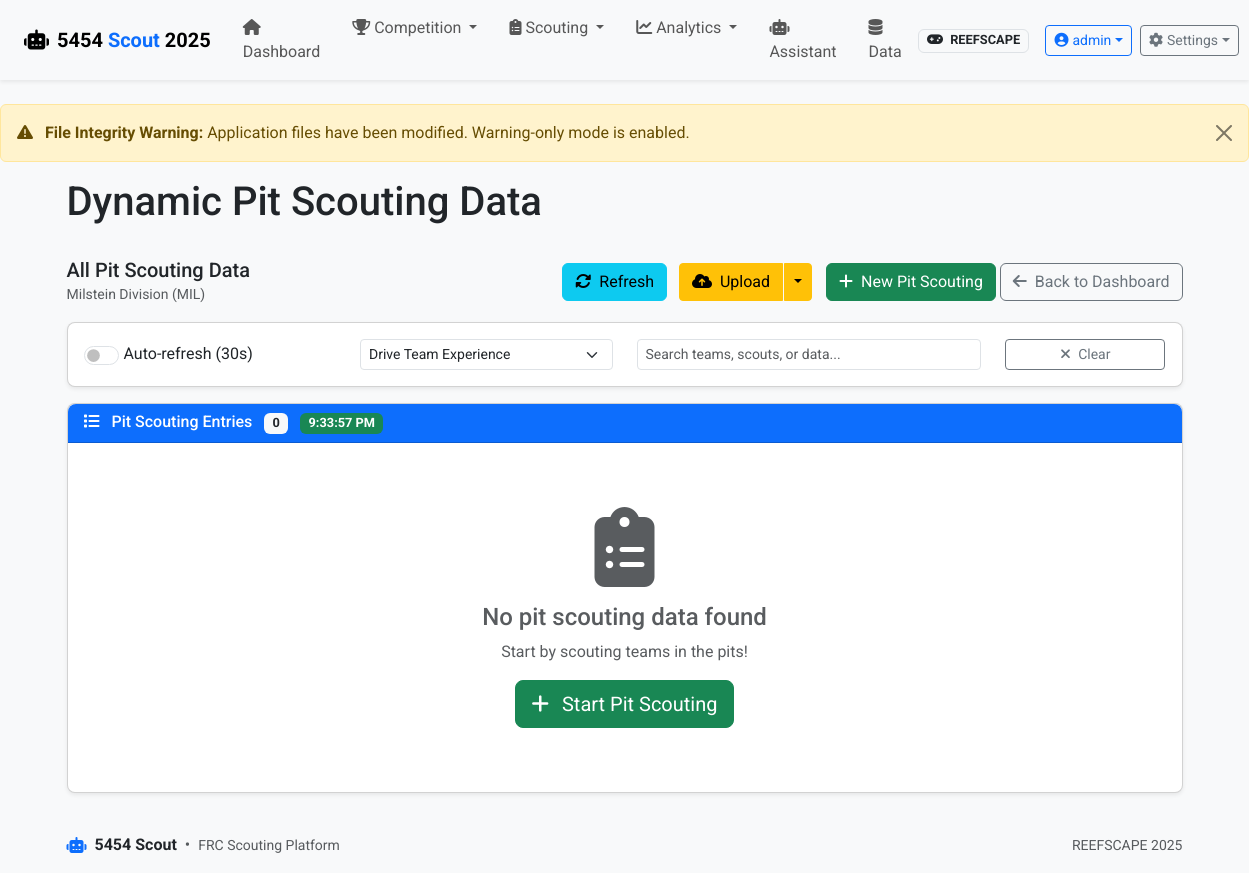
Before: /pit-scouting/list-dynamic (signed in) with the older database file.
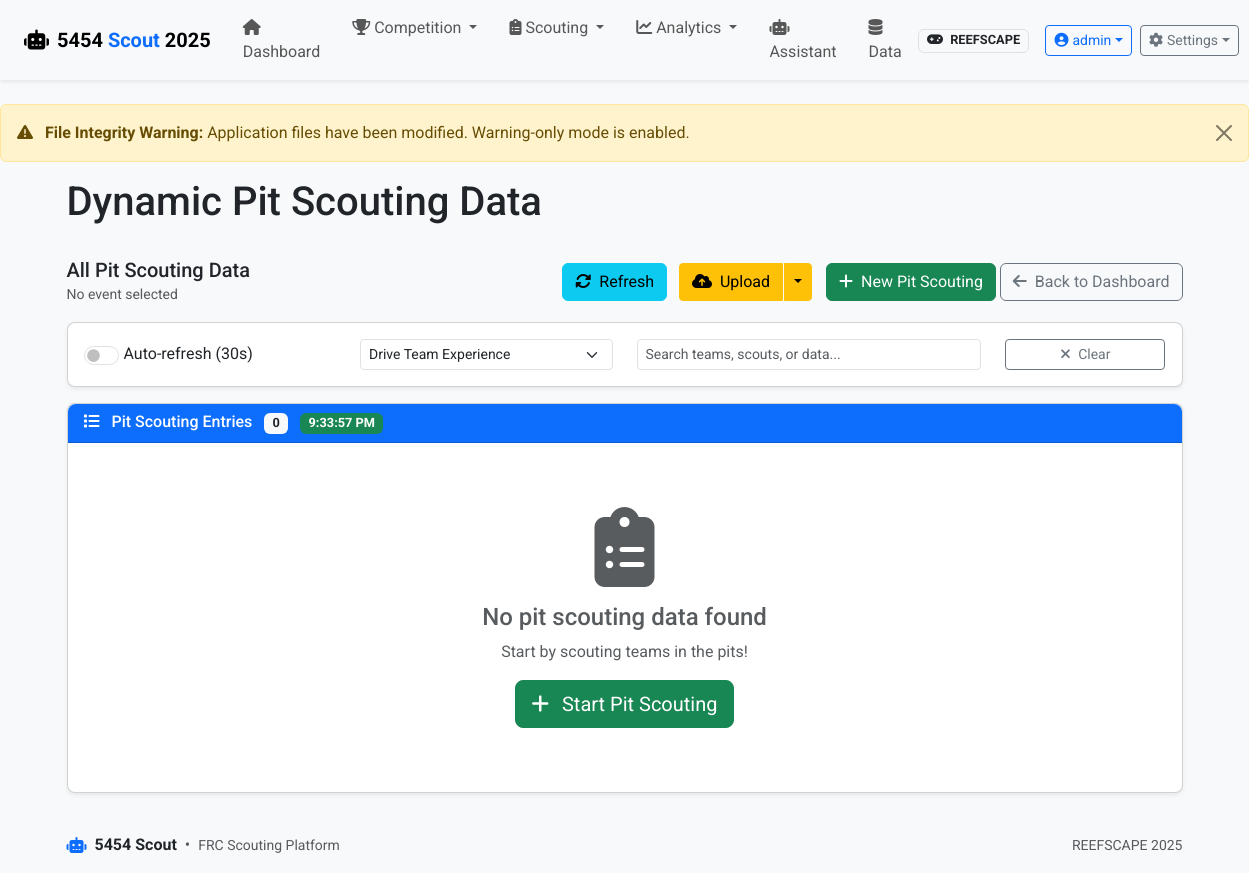
After: the same page with the newer database file.
### app/models.py (models this page shows, shortened)
class Event(db.Model):
    id = db.Column(db.Integer, primary_key=True)
    name = db.Column(db.String(100), nullable=False)
    code = db.Column(db.String(20), unique=True)  # Event code like "CALA" or "NYRO"
    location = db.Column(db.String(100))
    start_date = db.Column(db.Date)
    end_date = db.Column(db.Date)
    year = db.Column(db.Integer, nullable=False)
    matches = db.relationship('Match', backref='event', lazy=True)

### app/routes/pit_scouting.py (the view)
@bp.route('/list-dynamic')
@login_required
def list_dynamic():
    pit_config = load_pit_config()
    game_config = current_app.config.get('GAME_CONFIG', {})
    current_event_code = game_config.get('current_event_code')
    current_event = None
    if current_event_code:
        current_event = Event.query.filter_by(code=current_event_code).first()
    return render_template('scouting/pit_list_dynamic.html',
                          pit_config=pit_config,
                          current_event=current_event)

### app/models.py (called while the page is built)
    def has_role(self, role_name):
        return any(role.name == role_name for role in self.roles)

### app/routes/auth.py (called while the page is built)
@bp.app_context_processor
def inject_auth_vars():
    return {
        'current_user': current_user,
        'user_has_role': lambda role: current_user.is_authenticated and current_user.has_role(role)
    }

### app/routes/pit_scouting.py (called while the page is built)
def load_pit_config():
    try:
        config_path = os.path.join(os.getcwd(), 'config', 'pit_config.json')
        with open(config_path, 'r') as f:
            return json.load(f)
    except Exception as e:
        print(f"Error loading pit configuration: {e}")
        return {"pit_scouting": {"title": "Pit Scouting", "sections": []}}

### run.py (called while the page is built)
@app.before_request
def check_first_run():
    if not User.query.first() and request.path != '/auth/login':
        flash('Database is being initialized. Please wait...', 'info')
        return redirect(url_for('auth.login'))

### app/templates/scouting/pit_list_dynamic.html (shortened to what the changed rows need)
{% extends 'base.html' %}
{% block heading %}Dynamic Pit Scouting Data{% endblock %}
{% block content %}
<div class="row">
    <div class="col-md-12 mb-3">
        <div class="d-flex justify-content-between align-items-center">
            <div>
                <h5 class="mb-0">All Pit Scouting Data</h5>
                <small class="text-muted" id="eventInfo">
                    {% if current_event %}
                        {{ current_event.name }} ({{ current_event.code }})
                    {% else %}
                        No event selected
                    {% endif %}
                </small>
            </div>
        </div>
    </div>
</div>
{% endblock %}

Changed rows visible on the page:
removed Event: name "Milstein Division", code "MIL"
Other visible differences:
text now shown: "No event selected"
